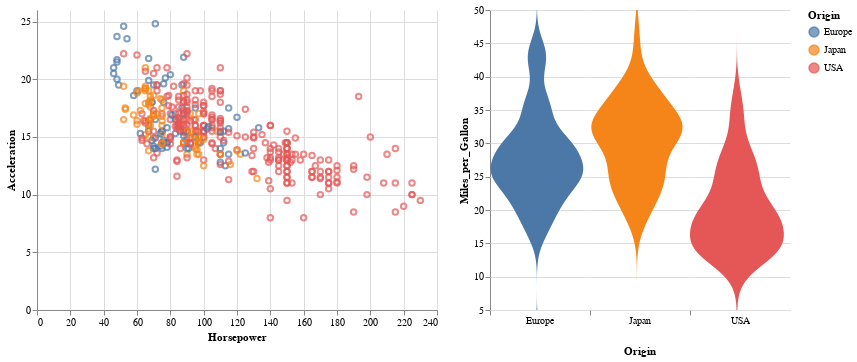

Notebook code for this chart:
### Code cell
# try drawing a box on the scatter plot!B
plot

### Figure 1 — Vega-Lite specification as saved in the notebook (floating-point values rounded to 4 significant figures; data arrays with more than 128 entries replaced by an {"elided": "..."} marker saying what was removed)
{"config": {"view": {"continuousWidth": 400, "continuousHeight": 300, "stroke": null}, "facet": {"spacing": 0}}, "hconcat": [{"mark": "point", "encoding": {"color": {"condition": {"type": "nominal", "field": "Origin", "selection": "selector001"}, "value": "gray"}, "x": {"type": "quantitative", "field": "Horsepower"}, "y": {"type": "quantitative", "field": "Acceleration"}}, "selection": {"selector001": {"type": "interval", "resolve": "global"}}}, {"mark": {"type": "area", "orient": "horizontal"}, "encoding": {"color": {"type": "nominal", "field": "Origin"}, "column": {"type": "nominal", "field": "Origin", "header": {"labelOrient": "bottom", "labelPadding": 0, "titleOrient": "bottom"}}, "x": {"type": "quantitative", "axis": {"grid": false, "labels": false, "ticks": true, "values": [0]}, "field": "density", "impute": null, "stack": "center", "title": null}, "y": {"type": "quantitative", "field": "Miles_per_Gallon"}}, "selection": {"selector001": {"type": "interval", "resolve": "global"}}, "transform": [{"filter": {"selection": "selector001"}}, {"density": "Miles_per_Gallon", "extent": [5, 50], "groupby": ["Origin"], "as": ["Miles_per_Gallon", "density"]}], "width": 100}], "data": {"name": "data-f02450ab61490a1363517a0190416235"}, "$schema": "https://vega.github.io/schema/vega-lite/v4.8.1.json", "datasets": {"data-f02450ab61490a1363517a0190416235": {"elided": "406 records"}}}
